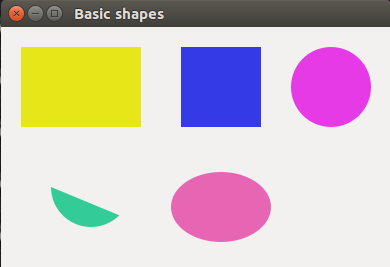

Write the Python code that produced this figure.

#!/usr/bin/python

# ZetCode PyGTK tutorial 
# http://zetcode.com/gui/pygtk/drawing/
# This code example draws basic shapes
# with the cairo library
#

import math
import gi
gi.require_version('Gtk', '3.0')
from gi.repository import Gtk
# from gi.repository import GObject

class PyApp(Gtk.Window):

    def __init__(self):
        super(PyApp, self).__init__()

        self.set_title("Basic shapes")
        self.set_size_request(390, 240)
        self.set_position(Gtk.WindowPosition.CENTER)

        self.connect("destroy", Gtk.main_quit)

        darea = Gtk.DrawingArea()
        darea.connect("draw", self.expose) # Replace 'expose-event' with draw
        self.add(darea)

        self.show_all()

    def expose(self, widget, event):
        cr = widget.get_property('window').cairo_create()
#        cr = widget.window.cairo_create()
        cr.rectangle(20, 20, 120, 80)
        cr.set_source_rgb(.9, .9, .1)
        cr.fill()

        cr.rectangle(180, 20, 80, 80)
        cr.set_source_rgb(0.2, 0.23, 0.9)
        cr.fill()

        cr.arc(330, 60, 40, 0, 2*math.pi)
        cr.set_source_rgb(0.9, 0.23, 0.9)
        cr.fill()

        cr.arc(90, 160, 40, math.pi/4, math.pi)
        cr.set_source_rgb(0.2, 0.8, 0.6)
        cr.fill()

        cr.translate(220, 180)
        cr.scale(1, 0.7)
        cr.arc(0, 0, 50, 0, 2*math.pi)
        cr.set_source_rgb(0.9, 0.4, 0.7)
        cr.fill()


PyApp()
Gtk.main()
